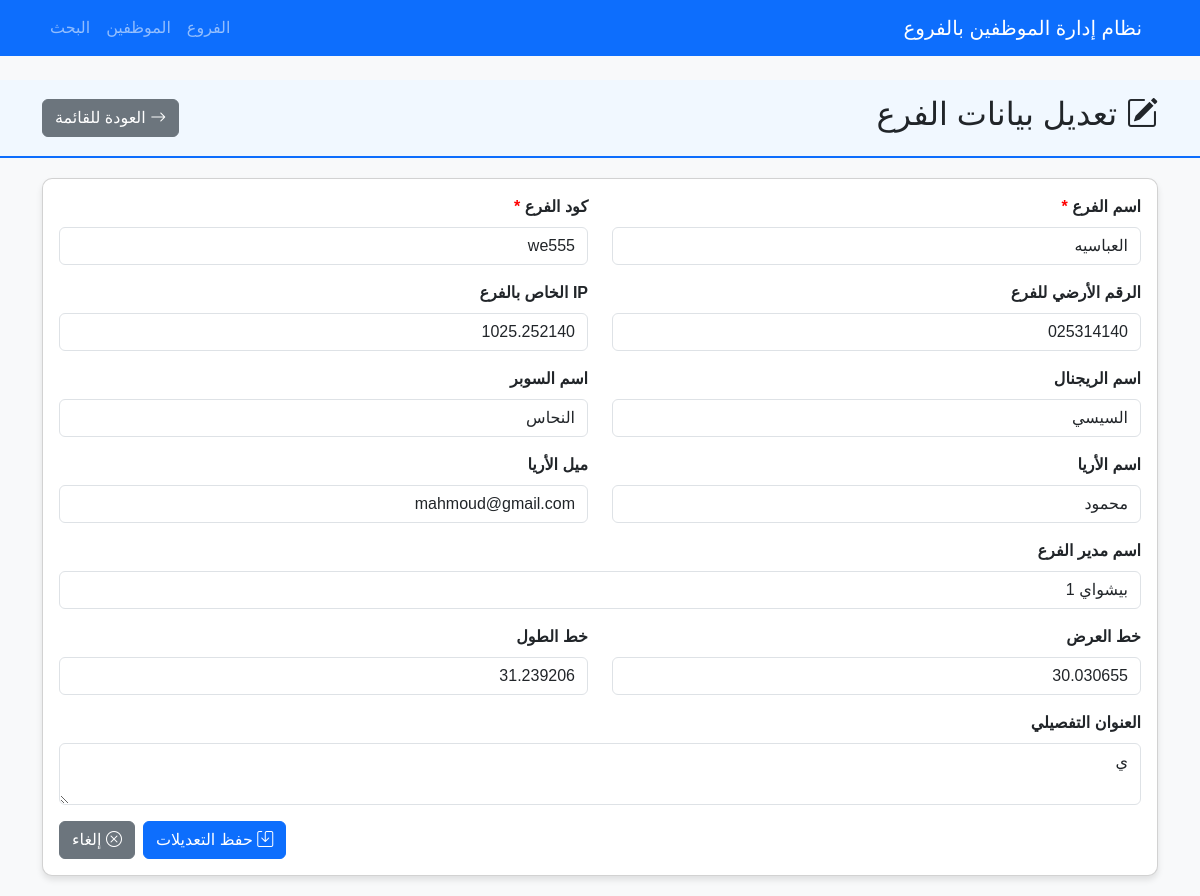
/branches/4/edit (signed in), run on the app's committed database.
### src/models/branch.py (models this page shows, shortened)
class Branch(db.Model):
    __tablename__ = 'branches'
    id = db.Column(db.Integer, primary_key=True)
    name = db.Column(db.String(255), nullable=False)
    code = db.Column(db.String(50), nullable=False, unique=True)
    phone = db.Column(db.String(50))
    ip_address = db.Column(db.String(50))
    regional_manager = db.Column(db.String(255))
    super_name = db.Column(db.String(255))
    area_name = db.Column(db.String(255))
    area_email = db.Column(db.String(255))
    branch_manager = db.Column(db.String(255))
    location_latitude = db.Column(db.Float)
    location_longitude = db.Column(db.Float)
    location_address = db.Column(db.Text)
    created_at = db.Column(db.DateTime, default=datetime.utcnow)
    updated_at = db.Column(db.DateTime, default=datetime.utcnow, onupdate=datetime.utcnow)
    employees = db.relationship('Employee', backref='branch', lazy=True)

### src/routes/branch.py (the view)
@branch_bp.route('/<int:branch_id>/edit', methods=['GET'])
@password_required
def edit_branch_form(branch_id):
    branch = Branch.query.get_or_404(branch_id)
    return render_template('branches/edit.html', branch=branch)

### src/auth.py (called while the page is built, shortened)
def password_required(f):
    @wraps(f)
    def decorated_function(*args, **kwargs):
        return f(*args, **kwargs)
    return decorated_function

### src/templates/branches/edit.html (shortened to what this page needs)
<!DOCTYPE html>
<html lang="ar" dir="rtl">
<head>
    <link href="https://cdn.jsdelivr.net/npm/bootstrap@5.3.0/dist/css/bootstrap.min.css" rel="stylesheet">
    <link rel="stylesheet" href="https://cdn.jsdelivr.net/npm/bootstrap-icons@1.11.0/font/bootstrap-icons.css">
</head>
<body>
    <nav class="navbar navbar-expand-lg navbar-dark mb-4">
        <div class="container">
            <a class="navbar-brand" href="/">نظام إدارة الموظفين بالفروع</a>
            <div class="collapse navbar-collapse" id="navbarNav">
                <ul class="navbar-nav me-auto">
                    <li class="nav-item"><a class="nav-link" href="/branches">الفروع</a></li>
                    <li class="nav-item"><a class="nav-link" href="/employees">الموظفين</a></li>
                    <li class="nav-item"><a class="nav-link" href="/search">البحث</a></li>
                </ul>
            </div>
        </div>
    </nav>
    <div class="branch-header">
        <div class="container">
            <div class="d-flex justify-content-between align-items-center">
                <h2><i class="bi bi-pencil-square"></i> تعديل بيانات الفرع</h2>
                <a href="/branches" class="btn btn-secondary"><i class="bi bi-arrow-right"></i> العودة للقائمة</a>
            </div>
        </div>
    </div>
    <div class="container">
        <div class="row">
            <div class="col-12">
                <div class="card">
                    <div class="card-body">
                        <form id="editBranchForm" action="/branches/{{ branch.id }}" method="POST">
                            <div class="row">
                                <div class="col-md-6 mb-3">
                                    <label for="name" class="form-label required-field">اسم الفرع</label>
                                    <input type="text" class="form-control" id="name" name="name" value="{{ branch.name }}" required>
                                </div>
                                <div class="col-md-6 mb-3">
                                    <label for="code" class="form-label required-field">كود الفرع</label>
                                    <input type="text" class="form-control" id="code" name="code" value="{{ branch.code }}" required>
                                </div>
                            </div>
                            <div class="row">
                                <div class="col-md-6 mb-3">
                                    <label for="phone" class="form-label">الرقم الأرضي للفرع</label>
                                    <input type="text" class="form-control" id="phone" name="phone" value="{{ branch.phone }}">
                                </div>
                                <div class="col-md-6 mb-3">
                                    <label for="ip_address" class="form-label">IP الخاص بالفرع</label>
                                    <input type="text" class="form-control" id="ip_address" name="ip_address" value="{{ branch.ip_address }}">
                                </div>
                            </div>
                            <div class="row">
                                <div class="col-md-6 mb-3">
                                    <label for="regional_manager" class="form-label">اسم الريجنال</label>
                                    <input type="text" class="form-control" id="regional_manager" name="regional_manager" value="{{ branch.regional_manager }}">
                                </div>
                                <div class="col-md-6 mb-3">
                                    <label for="super_name" class="form-label">اسم السوبر</label>
                                    <input type="text" class="form-control" id="super_name" name="super_name" value="{{ branch.super_name }}">
                                </div>
                            </div>
                            <div class="row">
                                <div class="col-md-6 mb-3">
                                    <label for="area_name" class="form-label">اسم الأريا</label>
                                    <input type="text" class="form-control" id="area_name" name="area_name" value="{{ branch.area_name }}">
                                </div>
                                <div class="col-md-6 mb-3">
                                    <label for="area_email" class="form-label">ميل الأريا</label>
                                    <input type="email" class="form-control" id="area_email" name="area_email" value="{{ branch.area_email }}">
                                </div>
                            </div>
                            <div class="row">
                                <div class="col-md-12 mb-3">
                                    <label for="branch_manager" class="form-label">اسم مدير الفرع</label>
                                    <input type="text" class="form-control" id="branch_manager" name="branch_manager" value="{{ branch.branch_manager }}">
                                </div>
                            </div>
                            <div class="row">
                                <div class="col-md-6 mb-3">
                                    <label for="location_latitude" class="form-label">خط العرض</label>
                                    <input type="text" class="form-control" id="location_latitude" name="location_latitude" value="{{ branch.location_latitude }}">
                                </div>
                                <div class="col-md-6 mb-3">
                                    <label for="location_longitude" class="form-label">خط الطول</label>
                                    <input type="text" class="form-control" id="location_longitude" name="location_longitude" value="{{ branch.location_longitude }}">
                                </div>
                            </div>
                            <div class="row">
                                <div class="col-12 mb-3">
                                    <label for="location_address" class="form-label">العنوان التفصيلي</label>
                                    <textarea class="form-control" id="location_address" name="location_address" rows="2">{{ branch.location_address }}</textarea>
                                </div>
                            </div>
                            <div class="d-grid gap-2 d-md-flex justify-content-md-end">
                                <button type="submit" class="btn btn-primary">
                                    <i class="bi bi-save"></i> حفظ التعديلات
                                </button>
                                <a href="/branches" class="btn btn-secondary">
                                    <i class="bi bi-x-circle"></i> إلغاء
                                </a>
                            </div>
                        </form>
                    </div>
                </div>
            </div>
        </div>
    </div>
</body>
</html>

### src/templates/branches/edit.html (style rules this page uses)
body { font-family: 'Cairo', sans-serif; background-color: #f8f9fa; }
.navbar { background-color: #0d6efd; }
.card { border-radius: 10px; box-shadow: 0 4px 6px rgba(0, 0, 0, 0.1); margin-bottom: 20px; }
.form-label { font-weight: 600; }
.branch-header { background-color: #f1f8ff; border-bottom: 2px solid #0d6efd; padding: 15px 0; margin-bottom: 20px; }
.required-field::after { content: " *"; color: red; }

### data on the page
Branch: name "العباسيه", code "we555", phone "025314140", ip_address "1025.252140", regional_manager "السيسي", super_name "النحاس", area_name "محمود", area_email "mahmoud@gmail.com", branch_manager "بيشواي 1", location_latitude "30.030655", location_longitude "31.239206", location_address "ي"
